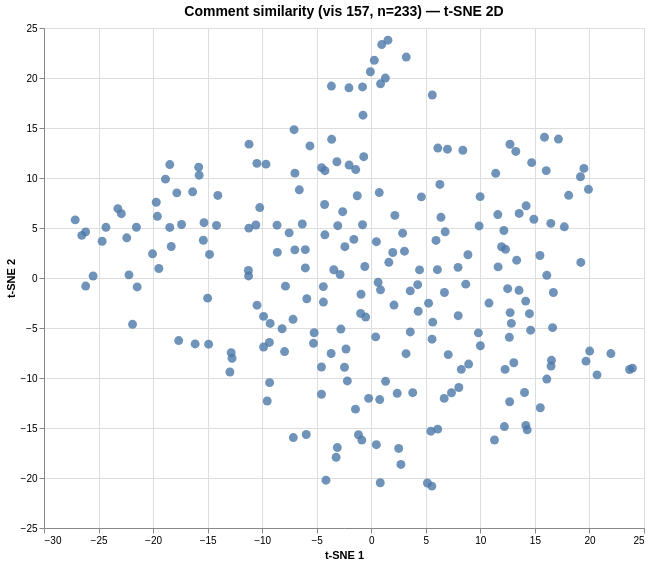

Vega-Lite specification stored for this chart:
### Vega specification from a JSON file in a GitHub repository (floating-point values rounded to 4 significant figures; data arrays with more than 128 entries replaced by an {"elided": "..."} marker saying what was removed)
{"$schema": "https://vega.github.io/schema/vega/v6.json", "data": [{"name": "param_1e9efca18e7a2868_store"}, {"name": "source_0", "values": {"elided": "233 records"}}, {"name": "source_0_x_domain_dim_1", "values": [{"min": -27.14, "max": 23.94}]}, {"name": "source_0_y_domain_dim_2", "values": [{"min": -20.81, "max": 23.78}]}], "signals": [{"name": "unit", "value": {}, "on": [{"events": "pointermove", "update": "isTuple(group()) ? group() : unit"}]}, {"name": "param_1e9efca18e7a2868", "update": "vlSelectionResolve(\"param_1e9efca18e7a2868_store\", \"union\")"}, {"name": "param_1e9efca18e7a2868_dim_1", "on": [{"events": [{"source": "view", "type": "dblclick"}], "update": "null"}, {"events": {"signal": "param_1e9efca18e7a2868_translate_delta"}, "update": "panLinear(param_1e9efca18e7a2868_translate_anchor.extent_x, -param_1e9efca18e7a2868_translate_delta.x / width)"}, {"events": {"signal": "param_1e9efca18e7a2868_zoom_delta"}, "update": "zoomLinear(domain(\"x\"), param_1e9efca18e7a2868_zoom_anchor.x, param_1e9efca18e7a2868_zoom_delta)"}]}, {"name": "param_1e9efca18e7a2868_dim_2", "on": [{"events": [{"source": "view", "type": "dblclick"}], "update": "null"}, {"events": {"signal": "param_1e9efca18e7a2868_translate_delta"}, "update": "panLinear(param_1e9efca18e7a2868_translate_anchor.extent_y, param_1e9efca18e7a2868_translate_delta.y / height)"}, {"events": {"signal": "param_1e9efca18e7a2868_zoom_delta"}, "update": "zoomLinear(domain(\"y\"), param_1e9efca18e7a2868_zoom_anchor.y, param_1e9efca18e7a2868_zoom_delta)"}]}, {"name": "param_1e9efca18e7a2868_tuple", "on": [{"events": [{"signal": "param_1e9efca18e7a2868_dim_1 || param_1e9efca18e7a2868_dim_2"}], "update": "param_1e9efca18e7a2868_dim_1 && param_1e9efca18e7a2868_dim_2 ? {unit: \"\", fields: param_1e9efca18e7a2868_tuple_fields, values: [param_1e9efca18e7a2868_dim_1,param_1e9efca18e7a2868_dim_2]} : null"}]}, {"name": "param_1e9efca18e7a2868_tuple_fields", "value": [{"field": "dim_1", "channel": "x", "type": "R"}, {"field": "dim_2", "channel": "y", "type": "R"}]}, {"name": "param_1e9efca18e7a2868_translate_anchor", "value": {}, "on": [{"events": [{"source": "scope", "type": "pointerdown"}], "update": "{x: x(unit), y: y(unit), extent_x: domain(\"x\"), extent_y: domain(\"y\")}"}]}, {"name": "param_1e9efca18e7a2868_translate_delta", "value": {}, "on": [{"events": [{"source": "window", "between": [{"source": "scope", "type": "pointerdown"}, {"source": "window", "type": "pointerup"}], "type": "pointermove", "consume": true}], "update": "{x: param_1e9efca18e7a2868_translate_anchor.x - x(unit), y: param_1e9efca18e7a2868_translate_anchor.y - y(unit)}"}]}, {"name": "param_1e9efca18e7a2868_zoom_anchor", "on": [{"events": [{"source": "scope", "consume": true, "type": "wheel"}], "update": "{x: invert(\"x\", x(unit)), y: invert(\"y\", y(unit))}"}]}, {"name": "param_1e9efca18e7a2868_zoom_delta", "on": [{"events": [{"source": "scope", "consume": true, "type": "wheel"}], "update": "pow(1.001, event.deltaY * pow(16, event.deltaMode))", "force": true}]}, {"name": "param_1e9efca18e7a2868_modify", "on": [{"events": {"signal": "param_1e9efca18e7a2868_tuple"}, "update": "modify(\"param_1e9efca18e7a2868_store\", param_1e9efca18e7a2868_tuple, true)"}]}], "marks": [{"type": "symbol", "name": "marks", "from": {"data": "source_0"}, "encode": {"update": {"x": {"field": "dim_1", "scale": "x"}, "opacity": {"value": 0.8}, "fill": {"value": "#4c78a8"}, "y": {"field": "dim_2", "scale": "y"}, "size": {"value": 80}, "shape": {"value": "circle"}, "tooltip": {"signal": "{\"Comment #\": format(datum[\"index\"], \"\"), \"Comment\": isValid(datum[\"comment\"]) ? datum[\"comment\"] : \"\"+datum[\"comment\"]}"}}}, "style": ["circle"], "interactive": true, "clip": true}], "scales": [{"name": "x", "type": "linear", "domain": [{"signal": "(data(\"source_0_x_domain_dim_1\")[0] || {}).min"}, {"signal": "(data(\"source_0_x_domain_dim_1\")[0] || {}).max"}], "range": [0, {"signal": "width"}], "domainRaw": {"signal": "param_1e9efca18e7a2868[\"dim_1\"]"}, "nice": true, "zero": true}, {"name": "y", "type": "linear", "domain": [{"signal": "(data(\"source_0_y_domain_dim_2\")[0] || {}).min"}, {"signal": "(data(\"source_0_y_domain_dim_2\")[0] || {}).max"}], "range": [{"signal": "height"}, 0], "domainRaw": {"signal": "param_1e9efca18e7a2868[\"dim_2\"]"}, "nice": true, "zero": true}], "axes": [{"scale": "x", "ticks": false, "tickCount": {"signal": "ceil(width/40)"}, "zindex": 0, "minExtent": 0, "labels": false, "orient": "bottom", "domain": false, "grid": true, "maxExtent": 0, "gridScale": "y", "aria": false}, {"scale": "y", "minExtent": 0, "orient": "left", "labels": false, "aria": false, "ticks": false, "gridScale": "x", "tickCount": {"signal": "ceil(height/40)"}, "zindex": 0, "grid": true, "domain": false, "maxExtent": 0}, {"scale": "x", "labelFlush": true, "grid": false, "title": "t-SNE 1", "labelOverlap": true, "orient": "bottom", "tickCount": {"signal": "ceil(width/40)"}, "zindex": 0}, {"scale": "y", "tickCount": {"signal": "ceil(height/40)"}, "title": "t-SNE 2", "grid": false, "labelOverlap": true, "zindex": 0, "orient": "left"}], "title": {"text": "Comment similarity (vis 157, n=233) — t-SNE 2D", "frame": "group", "fontSize": 14}, "height": 500, "style": "cell", "width": 600, "padding": 5, "background": "white"}
